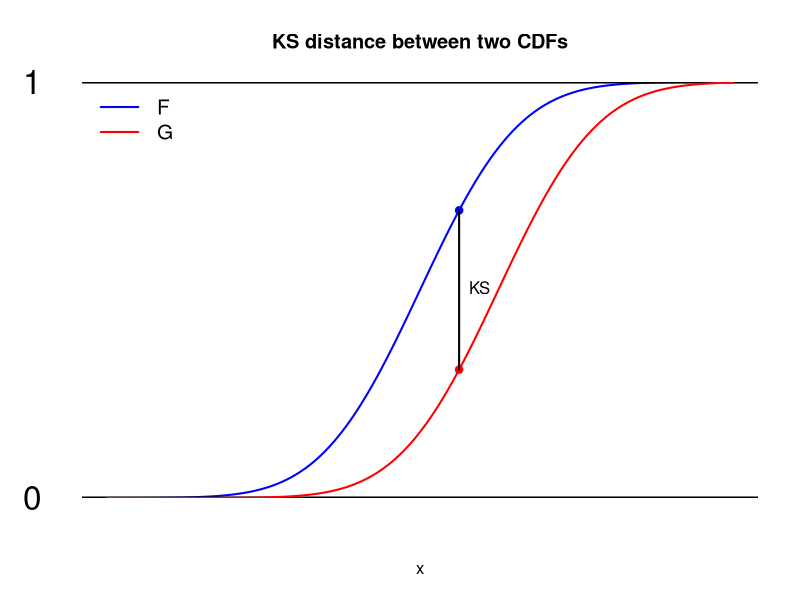

Write R code to recreate this figure.
## ---- chunk 1
#| echo: false
#| fig-align: center
plot_ks <- function(F1, F2, xrange = c(-5, 5), n = 2001) {
  
  # Grid for plotting
  x <- seq(xrange[1], xrange[2], length.out = n)
  f1_vals <- F1(x)
  f2_vals <- F2(x)
  
  # Compute KS distance: maximize |F1(x) - F2(x)|
  objective <- function(z) abs(F1(z) - F2(z))
  opt <- optimize(objective, interval = xrange, maximum = TRUE)
  
  ks_x <- opt$maximum
  ks_d <- opt$objective
  
  # Plot the CDFs
  plot(x, f1_vals, type = "l", lwd = 2, col = "blue",
       ylim = c(0,1), xlab = "x", ylab = "", 
       main = "KS distance between two CDFs", bty = "n",
       yaxs = "i", yaxt = "n", xaxt = "n")
  abline(h = c(0, 1), lwd = 3)
  lines(x, f2_vals, lwd = 2, col = "red")
  legend("topleft", legend = c("F", "G"), cex = 1.25,
         col = c("blue", "red"), lwd = 2, bty = "n")
  mtext(c("0", "1"), side = 2, at = c(0, 1), las = 2, line = 2,
            cex = 2)
  
  # Draw KS line segment
  points(ks_x, F1(ks_x), pch = 19, col = "blue")
  points(ks_x, F2(ks_x), pch = 19, col = "red")
  segments(ks_x, F1(ks_x), ks_x, F2(ks_x), lwd = 2, col = "black")
  
  # Annotate
  text(ks_x, mean(c(F1(ks_x), F2(ks_x))), 
       labels = "KS",
       #labels = paste0("KS = ", format(ks_d, digits=3)),
       pos = 4)
  
  invisible(list(ks_distance = ks_d, location = ks_x))
}
F1 <- function(x) pnorm(x)
F2 <- function(x) pnorm(x, mean = 1)
plot_ks(F1, F2, xrange = c(-4, 4))
